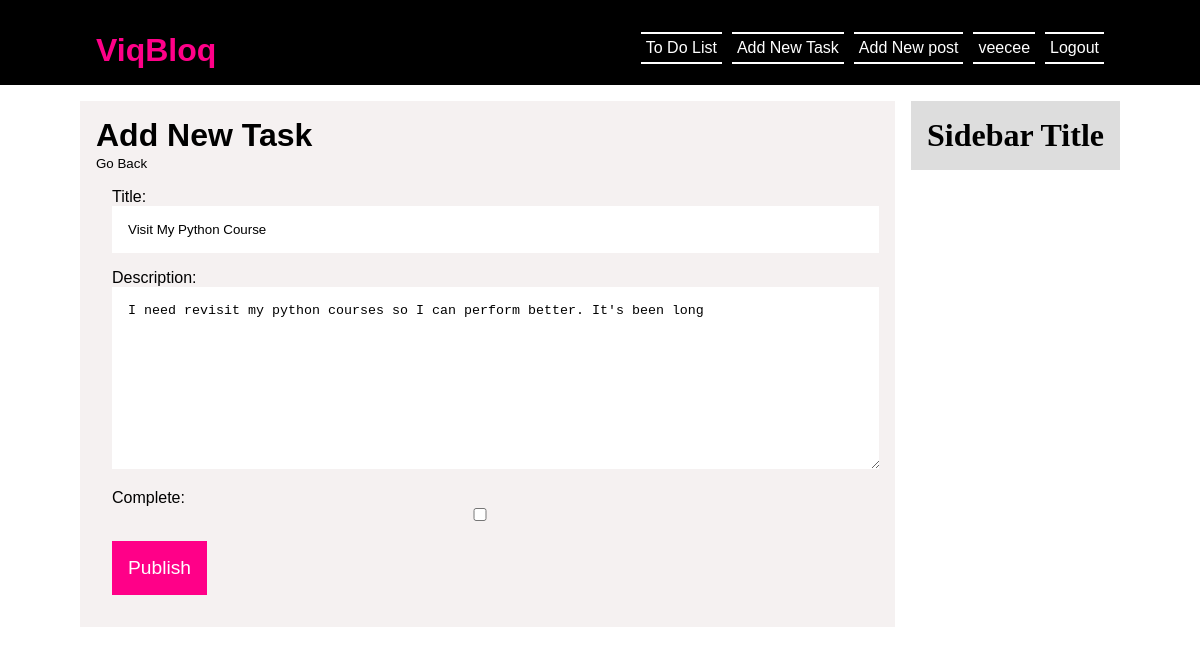
/todo/tasks/task/2/update (signed in), run on the app's committed database.
### todo/models.py (models this page shows, shortened)
class Task(models.Model):
    user = models.ForeignKey(User, on_delete=models.CASCADE, null=True, blank=True)
    title = models.CharField(max_length=200)
    description = models.TextField(null=True, blank=True)
    complete = models.BooleanField(default=False)
    created_at = models.DateTimeField(auto_now_add=True, editable=False)
    updated_at = models.DateTimeField(auto_now=True, editable=False)
    class Meta:
        ordering = ['complete']

### todo/views.py (the view)
# urls.py: path('task/<int:pk>/update', TaskUpdate.as_view(), name='task-update'),
class TaskUpdate(LoginRequiredMixin, UpdateView):
    model = Task
    fields = ['title', 'description', 'complete']
    success_url = reverse_lazy('tasks')

### todo/templates/todo/task_form.html (shortened to what this page needs)
{% extends 'base.html' %}
{% block content %}
    <div class="new_post">
        <h1>Add New Task</h1>
        <small><a style="color: black;" href="{% url 'tasks' %}">Go Back</a></small>
        <form method="POST">
            {{form.as_p}}
            <div><button>Publish</button></div>
        </form>
    </div>
{% endblock content %}

### blog/templates/base.html (shortened to what this page needs)
<!DOCTYPE html>
<html lang="en">
<head>
    {% load static %}
    <link rel="stylesheet" type="text/css" href="{% static "css/styles.css" %}">
</head>
<body>
    <header class="site_header">
        <div class="site_brand">
            <h1><a href="{% url 'home' %}">ViqBloq</a></h1>
            <p>
                {% if request.user.is_authenticated %}
                    <div style='margin-left: 10px;'><a href="{% url 'logout' %}">Logout</a></div>
                    <div style='margin-left: 10px;'><p>{{request.user}}</p></div>
                    <div style='margin-left: 10px;'><a href="{% url 'post-new' %}"> Add New post</a></div>
                    <div style='margin-left: 10px;'><a href="{% url 'task-create' %}"> Add New Task</a></div>
                    <div><a href="{% url 'tasks' %}"> To Do List</a></div>
                {% endif %}
            </p>
        </div>
    </header>
    <div class="content_wrapper">
        <div class="content">
            {% block content %}{% endblock %}
        </div>
        <div class="sidebar">
            <div class="widget">
                <h1 class="widget_title">Sidebar Title</h1>
            </div>
        </div>
    </div>
</body>
</html>

### viq/static/css/styles.css (style rules this page uses)
* { margin: 0; padding: 0; }
a, a:visited { text-decoration: none; color: #fff; }
.site_header { background: black; color: #fff; padding: 1rem; font-family: sans-serif; overflow: hidden; }
.site_brand { margin: auto; max-width: 100rem; margin: 1rem 5rem; }
.site_brand h1 { float: left; }
.site_brand h1 a { color: #F08; }
.site_brand div { float: right; border-bottom: 2px solid; border-top: 2px solid; padding: 5px; }
.content_wrapper { display: flex; margin: auto; max-width: 100rem; margin-top: 1rem; align-items: end; margin: 1rem 5rem; align-items: start; }
.content { flex: 1 0 70%; margin-right: 1rem; }
.new_post { font-family: sans-serif; background: #f3eeeecf; padding: 1rem; }
.new_post h1 { font-size: 2rem; }
.new_post form { padding: 1rem; overflow: hidden; display: flex; flex-direction: column; }
.new_post form p { margin-bottom: 1rem; }
.new_post form input, .new_post form textarea { padding: 1rem; border: none; width: 98%; }
.new_post label { display: block; }
.new_post button { cursor: pointer; padding: 1rem; font-size: 1.2rem; border: none; color: #fff; font-family: sans-serif; outline: none; background: #F08; }
.sidebar { background: #ddd; padding: 1rem; }

### data on the page
Task: title "Visit My Python Course", description "I need revisit my python courses so I can perform better. It's been long"

### other printed values
{{ request.user }} "veecee"
